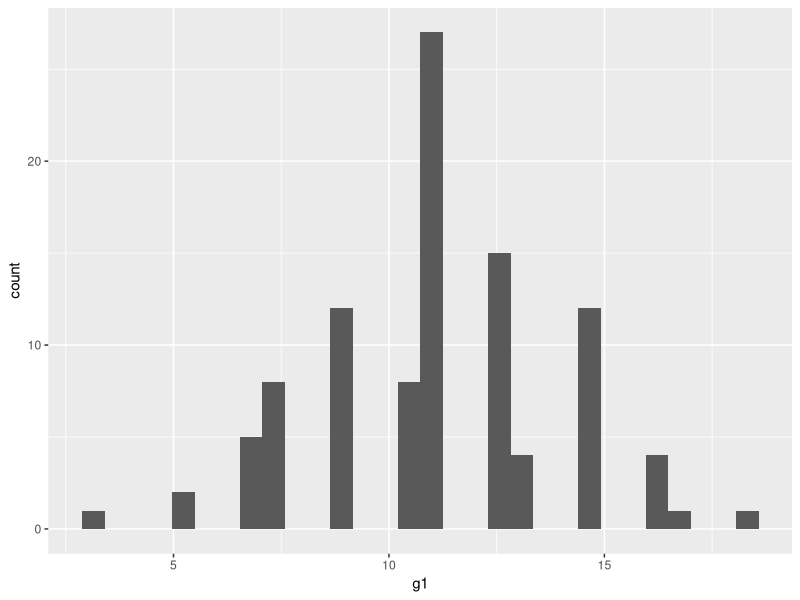
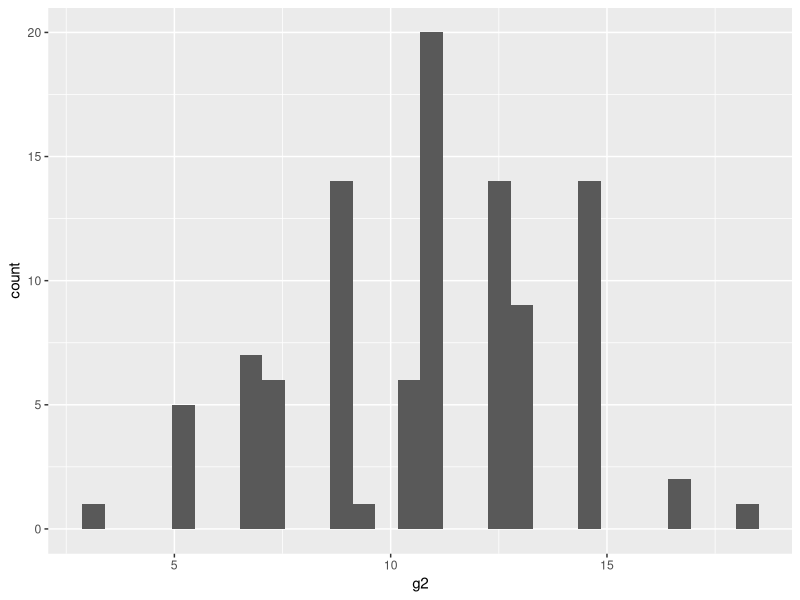
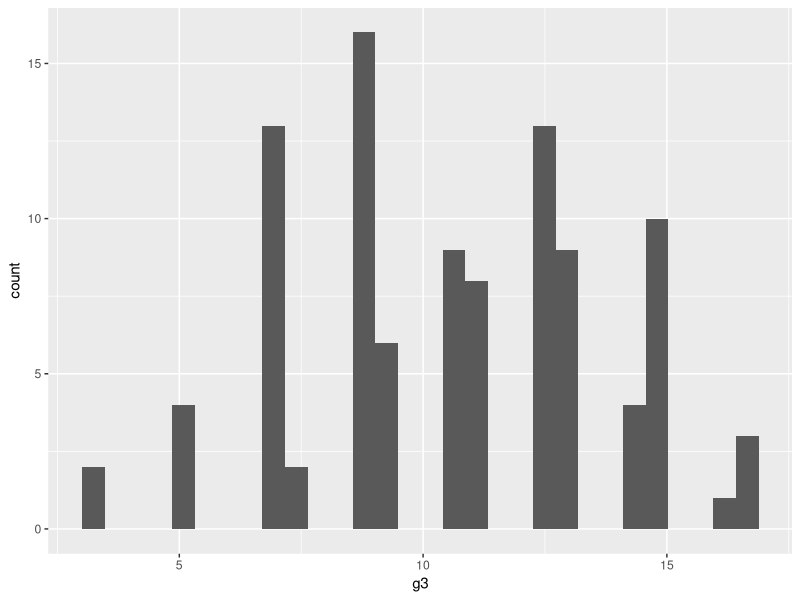

Write the R code that produced these figures, in order.
# Question 1
testdata <- c(1,0,2,0,3,0,4,0,5,0,6,0,7,0,8,0,9,0)
countzeros  <- function(vector=0) {
  counter <- 0
  for (i in 1:length(vector)) {
    if (vector[i]==0) {
      counter <- counter+1
    }
  }
  print(counter)
}
countzeros(vector=testdata)

# Question 2
countzeros  <- function(vector=0) {
  v <- vector[vector==0]
  length(v)
}
countzeros(vector=testdata)

# Question 3
matrixer <- function(row=0,col=0) {
  m <- matrix(nrow=row,ncol=col)
  for (i in 1:row) {
    for (j in 1:col) { 
      m[i,j] <- (i*j)
    }
  }
  print(m)
}
matrix <- matrixer(row=5,col=5)

# Question 4a
trt_group <- c(rep("Treatment 1",5),rep("Treatment 2",5),rep("Treatment 3",5))
z <- c(runif(5) + 1, runif(5) + 10, runif(5) + 20)
df <- data.frame(trt=trt_group,res=z)

# Question 4b
shufflemean <- function(data=0) {
  intravec1 <- sample(data[,2],size=5,replace=FALSE)
  mean1 <- mean(intravec1)
  intravec2 <- sample(data[,2],size=5,replace=FALSE)
  mean2 <- mean(intravec2)
  intravec3 <- sample(data[,2],size=5,replace=FALSE)
  mean3 <- mean(intravec3)
  finalvec <- c(mean1,mean2,mean3)
}
meansvector <- shufflemean(data=df)

# Question 4c
m <- matrix(nrow=100,ncol=3)
colnames(m) <- c("g1","g2","g3")
replicate <- c(1:100)
m <- cbind(replicate,m)
for (i in 1:100) {
  intravec1 <- sample(df[,2],size=5,replace=FALSE)
  mean1 <- mean(intravec1)
  intravec2 <- sample(df[,2],size=5,replace=FALSE)
  mean2 <- mean(intravec2)
  intravec3 <- sample(df[,2],size=5,replace=FALSE)
  mean3 <- mean(intravec3)
  finalvec <- c(mean1,mean2,mean3)
  m[i,2:4] <- finalvec
}
m <- data.frame(m)

# Question 4d
library(ggplot2)
ggplot(m, aes(x=g1)) + geom_histogram()
ggplot(m, aes(x=g2)) + geom_histogram()
ggplot(m, aes(x=g3)) + geom_histogram()
